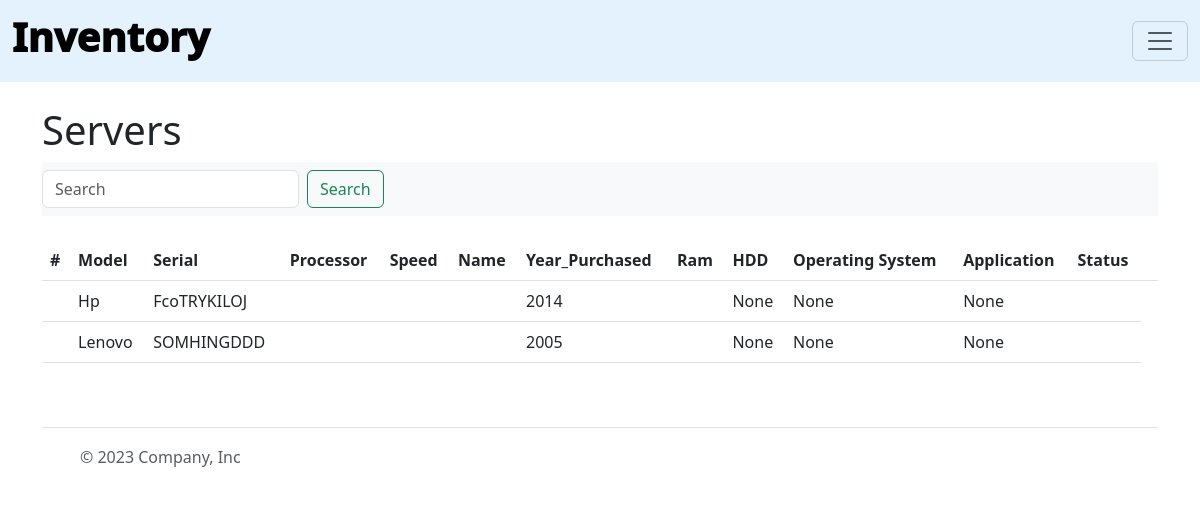
The page /servers on the database its author committed.
### inventory/models.py (models this page shows, shortened)
class Server(models.Model):
    model = models.CharField(max_length=50)
    serialnumber = models.CharField(max_length=50,unique=True,null=True, blank=True)
    processor = models.CharField(max_length=50,null=True,blank=True,)
    speed = models.CharField(max_length=50,null=True,blank=True,)
    name = models.CharField(max_length=50,null=True,blank=True,)
    year_purchased = models.CharField(max_length=4,blank=True,null=True,)
    ram = models.CharField(max_length=8)
    storage_capacity = models.CharField(max_length=50,null=True, blank=True)
    operating_system = models.CharField(max_length=25,null=True, blank=True)
    application = models.CharField(max_length=50,null=True, blank=True)
    status = models.CharField(max_length=50,blank=True)
    active = models.BooleanField(default=True)

### inventory/views.py (the view)
# urls.py: path('servers',views.all_servers,name='list-servers'),
def all_servers(request):
    server_list = Server.objects.all()#change the name server here and in models.py to something else.
    return render(request,'inventory/servers.html',{'server_list':server_list})

### inventory/templates/inventory/servers.html (shortened to what this page needs)
{% extends 'inventory/base.html'%}
{%block content%}
<!DOCTYPE html>
<html lang="en">
<head>
</head>
<body>
    <h1>Servers</h1>
    <nav class="navbar bg-body-tertiary">
      <form class="d-flex" role="search", method='POST', action="{% url 'search-servers'%}">
        <input class="form-control me-2" type="search" placeholder="Search" aria-label="Search", name="searched_server" required>
        <button class="btn btn-outline-success" type="submit">Search</button>
      </form>
    </nav>
<table class="table table-hover">
    <thead>
      <tr>
        <th scope="col">#</th>
        <th scope="col">Model</th>
        <th scope="col">Serial</th>
        <th scope="col">Processor</th>
        <th scope="col">Speed</th>
        <th scope="col">Name</th>
        <th scope="col">Year_Purchased</th>
        <th scope="col">Ram</th>
        <th scope="col">HDD</th>
        <th scope="col">Operating System</th>
        <th scope="col">Application</th>
        <th scope="col">Status</th>
        <th scope="col"></th>
      </tr>
    </thead>
    {%if searched_server%}
        <h1>Search Results </h1>
        {% for server in servers%}
<tbody>
    <tr>
      <th scope="row"></th>
      <td>{{server.model}}</td>
      <td>{{server.serialnumber}}</td>
      <td>{{server.processor}}</td>
      <td>{{server.speed}}</td>
      <td>{{server.name}}</td>
      <td>{{server.year_purchased}}</td>
      <td>{{server.ram}}</td>
      <td>{{server.storage_capacity}}</td>
      <td>{{server.operating_system}}</td>
      <td>{{server.application}}</td>
      <td>{{server.status}}</td>
    </tr>
  </tbody>
  {% endfor %}
        {% else %}
{% for servers in server_list%}
<tbody>
    <tr>
      <th scope="row"></th>
      <td>{{servers.model}}</td>
      <td>{{servers.serialnumber}}</td>
      <td>{{servers.processor}}</td>
      <td>{{servers.speed}}</td>
      <td>{{servers.name}}</td>
      <td>{{servers.year_purchased}}</td>
      <td>{{servers.ram}}</td>
      <td>{{servers.storage_capacity}}</td>
      <td>{{servers.operating_system}}</td>
      <td>{{servers.application}}</td>
      <td>{{servers.status}}</td>
    </tr>
  </tbody>
{% endfor %}
{% endif %}
</table>
</body>
</html>
{%endblock%}

### rows shown on the page
Server: model "Hp", serialnumber "FcoTRYKILOJ", year_purchased "2014", storage_capacity "None", operating_system "None", application "None"
Server: model "Lenovo", serialnumber "SOMHINGDDD", year_purchased "2005", storage_capacity "None", operating_system "None", application "None"
